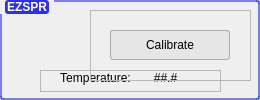
<?xml version="1.0" encoding="UTF-8"?>
<ui version="4.0">
 <class>EZSPRForm</class>
 <widget class="QWidget" name="EZSPRForm">
  <property name="geometry">
   <rect>
    <x>0</x>
    <y>0</y>
    <width>260</width>
    <height>100</height>
   </rect>
  </property>
  <property name="minimumSize">
   <size>
    <width>260</width>
    <height>100</height>
   </size>
  </property>
  <property name="maximumSize">
   <size>
    <width>260</width>
    <height>110</height>
   </size>
  </property>
  <property name="font">
   <font>
    <family>Segoe UI</family>
   </font>
  </property>
  <property name="windowTitle">
   <string>Form</string>
  </property>
  <layout class="QVBoxLayout" name="verticalLayout">
   <property name="leftMargin">
    <number>0</number>
   </property>
   <property name="topMargin">
    <number>0</number>
   </property>
   <property name="rightMargin">
    <number>0</number>
   </property>
   <property name="bottomMargin">
    <number>0</number>
   </property>
   <item alignment="Qt::AlignTop">
    <widget class="QGroupBox" name="EZSPR">
     <property name="sizePolicy">
      <sizepolicy hsizetype="Preferred" vsizetype="Fixed">
       <horstretch>0</horstretch>
       <verstretch>0</verstretch>
      </sizepolicy>
     </property>
     <property name="minimumSize">
      <size>
       <width>260</width>
       <height>100</height>
      </size>
     </property>
     <property name="maximumSize">
      <size>
       <width>260</width>
       <height>100</height>
      </size>
     </property>
     <property name="font">
      <font>
       <family>Segoe UI</family>
       <pointsize>9</pointsize>
       <weight>75</weight>
       <bold>true</bold>
      </font>
     </property>
     <property name="styleSheet">
      <string notr="true">QGroupBox#EZSPR::title{

	margin: 0px 5px 0px 5px;
	color: rgb(255, 255, 255);
	background-color:rgb(46, 48, 227);
	border-radius: 3px;

}

QGroupBox#EZSPR{

	border: 2px solid rgba(46, 48, 227, 150);
	border-radius: 3px;

}</string>
     </property>
     <property name="title">
      <string>EZSPR</string>
     </property>
     <property name="flat">
      <bool>false</bool>
     </property>
     <property name="checkable">
      <bool>false</bool>
     </property>
     <widget class="QPushButton" name="disconnect_btn">
      <property name="geometry">
       <rect>
        <x>10</x>
        <y>28</y>
        <width>30</width>
        <height>30</height>
       </rect>
      </property>
      <property name="sizePolicy">
       <sizepolicy hsizetype="Fixed" vsizetype="Fixed">
        <horstretch>0</horstretch>
        <verstretch>0</verstretch>
       </sizepolicy>
      </property>
      <property name="minimumSize">
       <size>
        <width>30</width>
        <height>30</height>
       </size>
      </property>
      <property name="maximumSize">
       <size>
        <width>30</width>
        <height>30</height>
       </size>
      </property>
      <property name="font">
       <font>
        <pointsize>5</pointsize>
       </font>
      </property>
      <property name="mouseTracking">
       <bool>true</bool>
      </property>
      <property name="toolTip">
       <string>Disconnect EZSPR</string>
      </property>
      <property name="layoutDirection">
       <enum>Qt::LeftToRight</enum>
      </property>
      <property name="autoFillBackground">
       <bool>false</bool>
      </property>
      <property name="styleSheet">
       <string notr="true">QPushButton{
	border: none;
	background: none;
}

QPushButton::hover{
	background: white;
	border: 1px raised;
	border-radius: 12px;
}</string>
      </property>
      <property name="text">
       <string/>
      </property>
      <property name="icon">
       <iconset resource="ai.qrc">
        <normaloff>:/img/img/disconnect.png</normaloff>:/img/img/disconnect.png</iconset>
      </property>
      <property name="iconSize">
       <size>
        <width>34</width>
        <height>34</height>
       </size>
      </property>
      <property name="autoRepeat">
       <bool>false</bool>
      </property>
      <property name="autoExclusive">
       <bool>false</bool>
      </property>
      <property name="autoDefault">
       <bool>false</bool>
      </property>
      <property name="default">
       <bool>false</bool>
      </property>
      <property name="flat">
       <bool>false</bool>
      </property>
     </widget>
     <widget class="QPushButton" name="shutdown_btn">
      <property name="geometry">
       <rect>
        <x>50</x>
        <y>28</y>
        <width>30</width>
        <height>30</height>
       </rect>
      </property>
      <property name="sizePolicy">
       <sizepolicy hsizetype="Fixed" vsizetype="Fixed">
        <horstretch>0</horstretch>
        <verstretch>0</verstretch>
       </sizepolicy>
      </property>
      <property name="minimumSize">
       <size>
        <width>30</width>
        <height>30</height>
       </size>
      </property>
      <property name="maximumSize">
       <size>
        <width>30</width>
        <height>30</height>
       </size>
      </property>
      <property name="font">
       <font>
        <pointsize>5</pointsize>
       </font>
      </property>
      <property name="mouseTracking">
       <bool>true</bool>
      </property>
      <property name="toolTip">
       <string>Power Off EZSPR</string>
      </property>
      <property name="layoutDirection">
       <enum>Qt::LeftToRight</enum>
      </property>
      <property name="autoFillBackground">
       <bool>false</bool>
      </property>
      <property name="styleSheet">
       <string notr="true">QPushButton{
	border: none;
	background: none;
}

QPushButton::hover{
	background: white;
	border: 1px raised;
	border-radius: 12px;
}</string>
      </property>
      <property name="text">
       <string/>
      </property>
      <property name="icon">
       <iconset resource="ai.qrc">
        <normaloff>:/img/img/power.png</normaloff>:/img/img/power.png</iconset>
      </property>
      <property name="iconSize">
       <size>
        <width>32</width>
        <height>32</height>
       </size>
      </property>
      <property name="autoRepeat">
       <bool>false</bool>
      </property>
      <property name="autoExclusive">
       <bool>false</bool>
      </property>
      <property name="autoDefault">
       <bool>false</bool>
      </property>
      <property name="default">
       <bool>false</bool>
      </property>
      <property name="flat">
       <bool>false</bool>
      </property>
     </widget>
     <widget class="QFrame" name="temp_display">
      <property name="geometry">
       <rect>
        <x>40</x>
        <y>70</y>
        <width>181</width>
        <height>22</height>
       </rect>
      </property>
      <property name="font">
       <font>
        <weight>50</weight>
        <bold>false</bold>
       </font>
      </property>
      <property name="frameShape">
       <enum>QFrame::StyledPanel</enum>
      </property>
      <property name="frameShadow">
       <enum>QFrame::Raised</enum>
      </property>
      <widget class="QLabel" name="temp1">
       <property name="geometry">
        <rect>
         <x>100</x>
         <y>0</y>
         <width>51</width>
         <height>16</height>
        </rect>
       </property>
       <property name="font">
        <font>
         <weight>50</weight>
         <bold>false</bold>
        </font>
       </property>
       <property name="text">
        <string>##.#</string>
       </property>
       <property name="alignment">
        <set>Qt::AlignCenter</set>
       </property>
      </widget>
      <widget class="QLabel" name="label_7">
       <property name="geometry">
        <rect>
         <x>150</x>
         <y>0</y>
         <width>31</width>
         <height>16</height>
        </rect>
       </property>
       <property name="minimumSize">
        <size>
         <width>10</width>
         <height>10</height>
        </size>
       </property>
       <property name="text">
        <string/>
       </property>
       <property name="pixmap">
        <pixmap resource="ai.qrc">:/img/img/deg_c.png</pixmap>
       </property>
      </widget>
      <widget class="QLabel" name="label_8">
       <property name="geometry">
        <rect>
         <x>10</x>
         <y>0</y>
         <width>91</width>
         <height>16</height>
        </rect>
       </property>
       <property name="minimumSize">
        <size>
         <width>10</width>
         <height>10</height>
        </size>
       </property>
       <property name="text">
        <string>&lt;html&gt;&lt;head/&gt;&lt;body&gt;&lt;p&gt;Temperature:&lt;/p&gt;&lt;/body&gt;&lt;/html&gt;</string>
       </property>
       <property name="alignment">
        <set>Qt::AlignCenter</set>
       </property>
      </widget>
     </widget>
     <widget class="QFrame" name="ctrls_frame">
      <property name="geometry">
       <rect>
        <x>90</x>
        <y>10</y>
        <width>161</width>
        <height>71</height>
       </rect>
      </property>
      <property name="frameShape">
       <enum>QFrame::StyledPanel</enum>
      </property>
      <property name="frameShadow">
       <enum>QFrame::Raised</enum>
      </property>
      <widget class="QPushButton" name="quick_calibrate_btn">
       <property name="geometry">
        <rect>
         <x>20</x>
         <y>20</y>
         <width>120</width>
         <height>30</height>
        </rect>
       </property>
       <property name="sizePolicy">
        <sizepolicy hsizetype="Fixed" vsizetype="Fixed">
         <horstretch>0</horstretch>
         <verstretch>0</verstretch>
        </sizepolicy>
       </property>
       <property name="font">
        <font>
         <family>Segoe UI</family>
         <pointsize>9</pointsize>
         <weight>50</weight>
         <bold>false</bold>
        </font>
       </property>
       <property name="toolTip">
        <string>Calibrate EZSPR</string>
       </property>
       <property name="styleSheet">
        <string notr="true">QPushButton {

		background-color: rgb(230, 230, 230);
	    border: 1px solid rgb(171, 171, 171);
		border-radius: 3px;

}

QPushButton::hover{
	background: rgb(253, 253, 253);
	border: 1px raised;
	border-radius: 5px;
}</string>
       </property>
       <property name="text">
        <string>Calibrate</string>
       </property>
      </widget>
     </widget>
    </widget>
   </item>
  </layout>
 </widget>
 <resources>
  <include location="ai.qrc"/>
 </resources>
 <connections/>
</ui>
